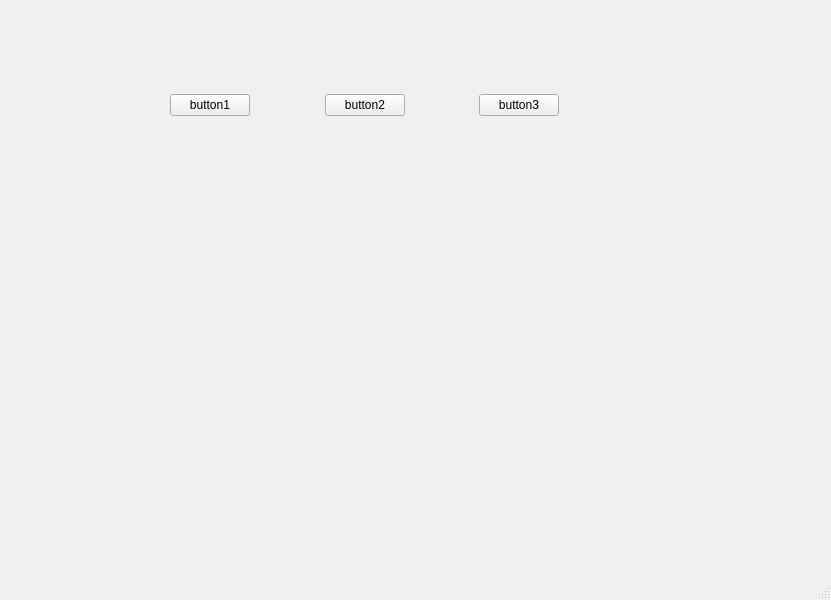
<?xml version="1.0" encoding="UTF-8"?>
<ui version="4.0">
 <class>MainWindow</class>
 <widget class="QMainWindow" name="MainWindow">
  <property name="geometry">
   <rect>
    <x>0</x>
    <y>0</y>
    <width>831</width>
    <height>600</height>
   </rect>
  </property>
  <property name="windowTitle">
   <string>MainWindow</string>
  </property>
  <widget class="QWidget" name="centralwidget">
   <widget class="QLabel" name="label_4">
    <property name="geometry">
     <rect>
      <x>61</x>
      <y>590</y>
      <width>30</width>
      <height>16</height>
     </rect>
    </property>
    <property name="text">
     <string>省份</string>
    </property>
   </widget>
   <widget class="QComboBox" name="comboBox">
    <property name="geometry">
     <rect>
      <x>98</x>
      <y>590</y>
      <width>87</width>
      <height>21</height>
     </rect>
    </property>
   </widget>
   <widget class="QWidget" name="">
    <property name="geometry">
     <rect>
      <x>170</x>
      <y>90</y>
      <width>389</width>
      <height>30</height>
     </rect>
    </property>
    <layout class="QHBoxLayout" name="horizontalLayout">
     <item>
      <widget class="QPushButton" name="pushButton">
       <property name="text">
        <string>button1</string>
       </property>
      </widget>
     </item>
     <item>
      <spacer name="horizontalSpacer">
       <property name="orientation">
        <enum>Qt::Horizontal</enum>
       </property>
       <property name="sizeHint" stdset="0">
        <size>
         <width>40</width>
         <height>20</height>
        </size>
       </property>
      </spacer>
     </item>
     <item>
      <widget class="QPushButton" name="pushButton_2">
       <property name="text">
        <string>button2</string>
       </property>
      </widget>
     </item>
     <item>
      <spacer name="horizontalSpacer_2">
       <property name="orientation">
        <enum>Qt::Horizontal</enum>
       </property>
       <property name="sizeHint" stdset="0">
        <size>
         <width>40</width>
         <height>20</height>
        </size>
       </property>
      </spacer>
     </item>
     <item>
      <widget class="QPushButton" name="pushButton_3">
       <property name="text">
        <string>button3</string>
       </property>
      </widget>
     </item>
    </layout>
   </widget>
  </widget>
  <widget class="QMenuBar" name="menubar">
   <property name="geometry">
    <rect>
     <x>0</x>
     <y>0</y>
     <width>831</width>
     <height>26</height>
    </rect>
   </property>
  </widget>
  <widget class="QStatusBar" name="statusbar"/>
 </widget>
 <resources/>
 <connections/>
</ui>
